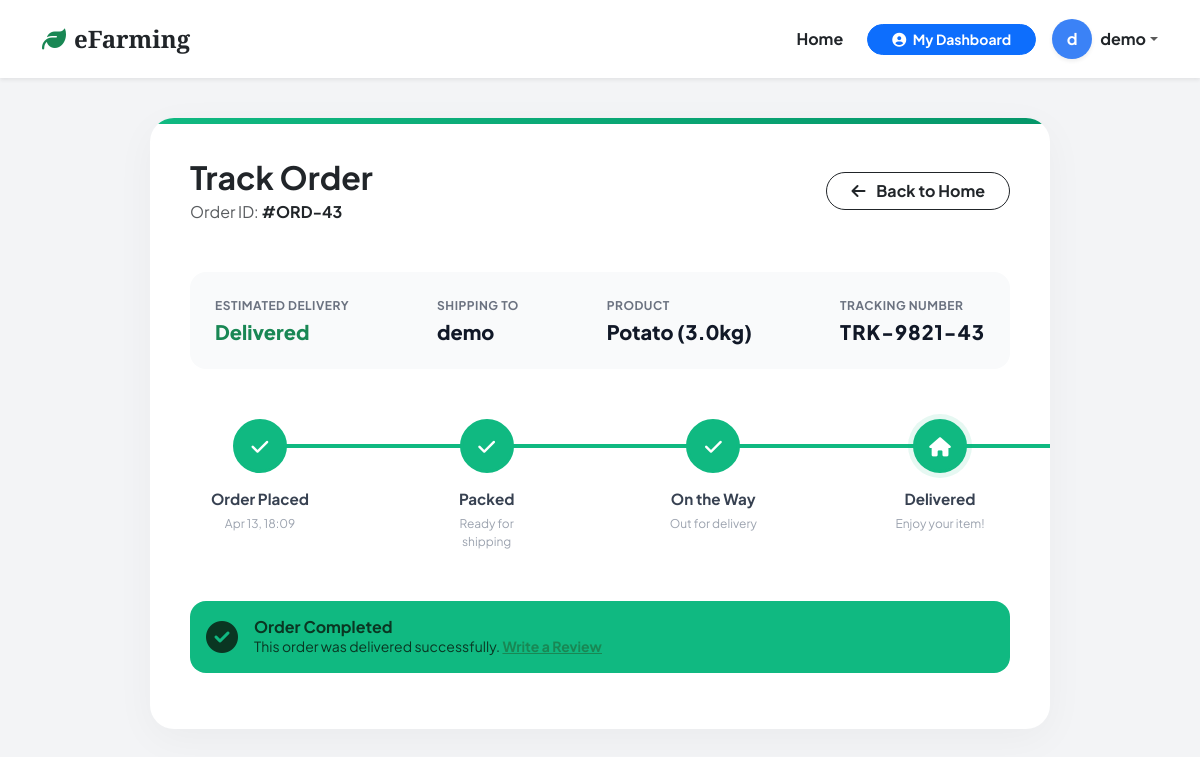
Page /track-order/43/ (signed in) on the committed database.
### main_app/models.py (models this page shows, shortened)
class Order(models.Model):
    STATUS_CHOICES = [
        ('Pending', 'Pending'),
        ('Packed', 'Packed'),
        ('Shipped', 'Shipped'),
        ('Delivered', 'Delivered'),
        ('Return Requested', 'Return Requested'),
        ('Returned', 'Returned'),
        ('Return Rejected', 'Return Rejected'),
    ]
    customer = models.ForeignKey(CustomerProfile, on_delete=models.CASCADE)
    farmer = models.ForeignKey(FarmerProfile, on_delete=models.CASCADE, related_name='orders')
    crop = models.ForeignKey(Crop, on_delete=models.CASCADE)
    return_reason = models.CharField(max_length=200, blank=True, null=True)
    quantity = models.FloatField()
    total_price = models.DecimalField(max_digits=10, decimal_places=2)
    status = models.CharField(max_length=50, choices=STATUS_CHOICES,
                              default='Pending')  # Increased max_length just in case
    date_ordered = models.DateTimeField(auto_now_add=True)
    payment_id = models.CharField(max_length=100, blank=True, null=True)

class CustomerProfile(models.Model):
    user = models.OneToOneField(User, on_delete=models.CASCADE, related_name='customerprofile')
    phone_number = models.CharField(max_length=15)
    profile_photo = models.ImageField(upload_to='customer_profiles/', blank=True, null=True)
    address = models.TextField(blank=True, null=True)
    state = models.CharField(max_length=100, blank=True, null=True)
    area = models.CharField(max_length=100, blank=True, null=True)
    city = models.CharField(max_length=100, blank=True, null=True)
    pincode = models.CharField(max_length=20, blank=True, null=True)
    wallet_balance = models.DecimalField(max_digits=10, decimal_places=2, default=Decimal('0.00'))

class Crop(models.Model):
    CATEGORY_CHOICES = [
        ('vegetable', 'Vegetable'),
        ('fruit', 'Fruit'),
        ('grain', 'Grain'),
    ]
    farmer = models.ForeignKey(FarmerProfile, on_delete=models.CASCADE, related_name='crops')
    name = models.CharField(max_length=100)
    category = models.CharField(max_length=20, choices=CATEGORY_CHOICES, default='vegetable')
    price_per_kg = models.DecimalField(max_digits=10, decimal_places=2)
    quantity_kg = models.FloatField()
    image = models.ImageField(upload_to='crop_photos/')
    description = models.TextField(blank=True)

### main_app/views.py (the view)
# urls.py: path('track-order/<int:order_id>/', views.track_order, name='track_order'),
@login_required
def track_order(request, order_id):
    order = get_object_or_404(Order, id=order_id, customer=request.user.customerprofile)
    return render(request, 'main_app/track_order.html', {'order': order})

### main_app/templates/main_app/track_order.html (shortened to what this page needs)
{% extends 'main_app/base.html' %}
{% load static %}
{% block content %}
<link rel="stylesheet" href="https://cdnjs.cloudflare.com/ajax/libs/font-awesome/6.4.0/css/all.min.css">
<div class="track-wrapper">
    <div class="track-card">
        <div class="d-flex justify-content-between align-items-center mb-5">
            <div>
                <h2 class="fw-bold mb-1">Track Order</h2>
                <p class="text-muted mb-0">Order ID: <span class="text-dark fw-bold">#ORD-{{ order.id }}</span></p>
            </div>
            <a href="{% url 'home' %}" class="btn btn-outline-dark rounded-pill px-4 fw-bold">
                <i class="fas fa-arrow-left me-2"></i> Back to Home
            </a>
        </div>
        <div class="order-summary mb-5">
            <div class="summary-item">
                <label>Estimated Delivery</label>
                <h5 class="text-success">
                    {% if order.status == 'Delivered' %}Delivered{% else %}Tomorrow, by 6 PM{% endif %}
                </h5>
            </div>
            <div class="summary-item">
                <label>Shipping To</label>
                <h5>{{ order.customer.user.first_name }}</h5>
            </div>
            <div class="summary-item">
                <label>Product</label>
                <h5>{{ order.crop.name }} ({{ order.quantity }}kg)</h5>
            </div>
            <div class="summary-item">
                <label>Tracking Number</label>
                <h5 style="letter-spacing: 1px;">TRK-9821-{{ order.id }}</h5>
            </div>
        </div>
        <div class="timeline-container">
            <div class="timeline-progress" style="width:
                {% if order.status == 'Pending' %}0%
                {% elif order.status == 'Packed' %}33%
                {% elif order.status == 'Shipped' %}66%
                {% elif order.status == 'Delivered' %}100%{% endif %};">
            </div>
            <div class="steps-wrapper">
                <div class="step-item {% if order.status == 'Pending' %}active{% elif order.status != 'Pending' %}completed{% endif %}">
                    <div class="step-icon-box">
                        {% if order.status != 'Pending' %}<i class="fas fa-check"></i>{% else %}<i class="fas fa-file-invoice"></i>{% endif %}
                    </div>
                    <div class="step-title">Order Placed</div>
                    <div class="step-desc">{{ order.date_ordered|date:"M d, H:i" }}</div>
                </div>
                <div class="step-item
                    {% if order.status == 'Packed' %}active
                    {% elif order.status == 'Shipped' or order.status == 'Delivered' %}completed{% endif %}">
                    <div class="step-icon-box">
                        {% if order.status == 'Shipped' or order.status == 'Delivered' %}<i class="fas fa-check"></i>{% else %}<i class="fas fa-box-open"></i>{% endif %}
                    </div>
                    <div class="step-title">Packed</div>
                    <div class="step-desc">Ready for shipping</div>
                </div>
                <div class="step-item
                    {% if order.status == 'Shipped' %}active
                    {% elif order.status == 'Delivered' %}completed{% endif %}">
                    <div class="step-icon-box">
                        {% if order.status == 'Delivered' %}<i class="fas fa-check"></i>{% else %}<i class="fas fa-truck"></i>{% endif %}
                    </div>
                    <div class="step-title">On the Way</div>
                    <div class="step-desc">Out for delivery</div>
                </div>
                <div class="step-item {% if order.status == 'Delivered' %}completed active{% endif %}">
                    <div class="step-icon-box"><i class="fas fa-home"></i></div>
                    <div class="step-title">Delivered</div>
                    <div class="step-desc">Enjoy your item!</div>
                </div>
            </div>
        </div>
        {% if order.status == 'Delivered' %}
        <div class="alert alert-success d-flex align-items-center border-0 rounded-4 mt-5 p-3" role="alert">
            <i class="fas fa-check-circle fa-2x me-3"></i>
            <div>
                <h6 class="fw-bold mb-0">Order Completed</h6>
                <p class="mb-0 small">This order was delivered successfully. <a href="#" class="fw-bold text-success">Write a Review</a></p>
            </div>
        </div>
        {% else %}
        <div class="text-center mt-5">
            <p class="text-muted small">Need help with your order? <a href="#" class="text-dark fw-bold">Contact Support</a></p>
        </div>
        {% endif %}
    </div>
</div>
{% endblock %}

### main_app/templates/main_app/base.html (shortened to what this page needs)
{% load static %}
<!DOCTYPE html>
<html lang="en">
<head>
    <link href="https://cdn.jsdelivr.net/npm/bootstrap@5.3.0/dist/css/bootstrap.min.css" rel="stylesheet">
    <link rel="stylesheet" href="https://cdnjs.cloudflare.com/ajax/libs/font-awesome/6.4.0/css/all.min.css">
</head>
<body>
    {% block navbar %}
    {% if request.resolver_match.url_name == 'farmer_shop' %}
        <nav class="navbar fixed-top bg-white shadow-sm" style="height: 70px; z-index: 1050;">
            <div class="container-fluid px-4">
                <a href="{% url 'home' %}" style="text-decoration: none; color: #1A3C34; font-weight: 700; font-size: 1rem; display: flex; align-items: center;">
                    <div style="width: 40px; height: 40px; background: #f1f3f5; border-radius: 50%; display: flex; align-items: center; justify-content: center; margin-right: 12px; transition: 0.3s;">
                        <i class="fas fa-arrow-left text-dark"></i>
                    </div>
                    Go Back Home
                </a>
            </div>
        </nav>
    {% else %}
        <nav class="navbar navbar-expand-lg sticky-top bg-white shadow-sm py-3">
            <div class="container">
                <a class="navbar-brand text-dark" href="{% url 'home' %}">
                    <i class="fas fa-leaf text-success me-2"></i>eFarming
                </a>
                <div class="collapse navbar-collapse" id="navbarNav">
                    <ul class="navbar-nav ms-auto align-items-center">
                        <li class="nav-item"><a class="nav-link text-dark fw-bold me-3" href="{% url 'home' %}">Home</a></li>
                        {% if user.is_authenticated %}
                            {% if user.customerprofile %}
                            <li class="nav-item">
                                <a class="btn btn-primary btn-sm rounded-pill px-4 fw-bold text-white me-3" href="{% url 'customer_dashboard' %}">
                                    <i class="fas fa-user-circle me-1"></i> My Dashboard
                                </a>
                            </li>
                            {% endif %}
                            <li class="nav-item dropdown">
                                <a class="nav-link dropdown-toggle p-0 d-flex align-items-center" href="#" data-bs-toggle="dropdown">
                                    <div class="rounded-circle d-flex align-items-center justify-content-center text-white fw-bold me-2 shadow-sm"
                                         style="width: 40px; height: 40px; background-color: {% if user.farmerprofile %}#10B981{% elif user.is_superuser %}#111827{% else %}#3B82F6{% endif %}; object-fit: cover; overflow: hidden;">
                                        {% if user.farmerprofile.profile_photo %}
                                            <img src="{{ user.farmerprofile.profile_photo.url }}" class="w-100 h-100">
                                        {% elif user.customerprofile.profile_photo %}
                                            {{ user.first_name|slice:":1" }}
                                        {% else %}
                                            {{ user.first_name|slice:":1"|default:user.username|slice:":1" }}
                                        {% endif %}
                                    </div>
                                    <span class="fw-bold text-dark">{{ user.first_name|default:user.username }}</span>
                                </a>
                            </li>
                        {% else %}
                            <li class="nav-item"><a class="nav-link fw-bold me-2" href="{% url 'login' %}">Login</a></li>
                            <li class="nav-item"><a class="btn btn-success rounded-pill px-4 fw-bold" href="{% url 'register_customer' %}">Get Started</a></li>
                        {% endif %}
                    </ul>
                </div>
            </div>
        </nav>
    {% endif %}
    {% endblock navbar %}
    <div class="content-wrapper">
        <main>
            {% block content %}
            {% endblock %}
        </main>
    </div>
</body>
</html>

### main_app/templates/main_app/base.html (style rules this page uses)
body { font-family: 'Manrope', sans-serif; background-color: #f8fafc; }
.navbar-brand { font-family: 'Playfair Display', serif; font-weight: 700; font-size: 1.5rem; }
.alert-success { background: #10B981; }

### main_app/templates/main_app/track_order.html (style rules this page uses)
body { background-color: #f3f4f6; font-family: 'Plus Jakarta Sans', sans-serif; }
.track-wrapper { min-height: 80vh; display: flex; align-items: center; justify-content: center; padding: 40px 20px; }
.track-card { background: white; width: 100%; max-width: 900px; border-radius: 24px; box-shadow: 0 10px 40px rgba(0,0,0,0.04); padding: 40px; position: relative; overflow: hidden; }
.track-card::before { content: ''; position: absolute; top: 0; left: 0; width: 100%; height: 6px; background: linear-gradient(90deg, #10B981, #059669); }
.timeline-container { position: relative; margin: 50px 0; padding: 0 20px; }
.timeline-progress { position: absolute; top: 25px; left: 50px; height: 4px; background: #10B981; z-index: 2; border-radius: 4px; transition: width 1s ease-in-out; width: 0%; }
.steps-wrapper { display: flex; justify-content: space-between; position: relative; z-index: 3; }
.step-item { text-align: center; width: 100px; }
.step-icon-box { width: 54px; height: 54px; background: white; border: 3px solid #E5E7EB; border-radius: 50%; display: flex; align-items: center; justify-content: center; margin: 0 auto 15px; color: #9CA3AF; font-size: 1.2rem; transition: 0.3s; position: relative; }
.step-item.active .step-icon-box { border-color: #10B981; background: #ECFDF5; color: #10B981; box-shadow: 0 0 0 5px rgba(16, 185, 129, 0.1); }
.step-item.completed .step-icon-box { border-color: #10B981; background: #10B981; color: white; }
.step-title { font-weight: 700; color: #374151; font-size: 0.95rem; margin-bottom: 4px; }
.step-desc { font-size: 0.75rem; color: #9CA3AF; }
.order-summary { background: #F9FAFB; border-radius: 16px; padding: 25px; display: flex; justify-content: space-between; align-items: center; flex-wrap: wrap; gap: 20px; }
.summary-item label { display: block; font-size: 0.75rem; color: #6B7280; text-transform: uppercase; letter-spacing: 0.5px; margin-bottom: 5px; font-weight: 700; }
.summary-item h5 { margin: 0; font-weight: 800; color: #111827; }

### rows in the picture
Order: id "43", customer.user.first_name "demo", crop.name "Potato", quantity "3.0", date_ordered "Apr 13, 18:09"

### other values in the picture
{{ user.first_name|slice:":1" }} "d"
{{ user.first_name|default:user.username }} "demo"
